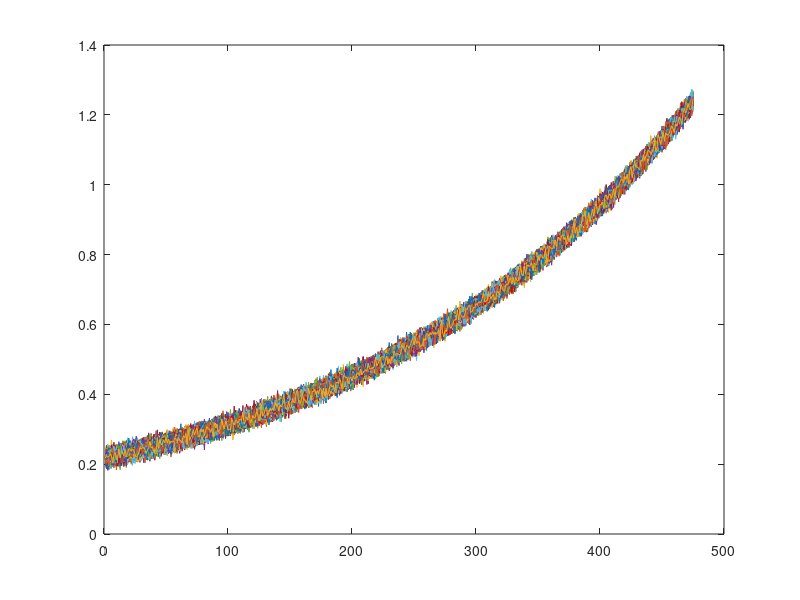

MATLAB code for this plot: (Note: this script raises an error after producing the figure.)
%%%%%----- Genetic Algorithm for discrete optimization (DMDII)----%%%%%
%%%%%----- Anqi He (20180722) %%%%%
%%%%% Main Program %%%%%
close all
clear all
clc
tic
% Global 
global X L Xf C1 C2 C3 Cws Cwc N M C0 delta_t xlower xupper xdelt;
% Import the data of the future predicted degradation path
load('path.mat');
X = MS;
%% feasible region
Xf = 1;  % Provided by PDX
L = 50;  % leading time(settle down regarding the real case )
xdelt= 0.005;
% Pre-check the validity of the predicted paths  
% Remove the columns in which the last obsevation is less than the value of failure threshold
if find(X(end,:)<Xf)==[]
    X = X;
else
    X(:,find(X(end,:)<Xf))=[];
end 
[row,col] = size(X);
N = row; % The time length of predicted degradation paths( provided by PDX )
M = col; % Number of predicted paths

% Plot the data of predicted paths
figure(1)
for i= 1:M
    plot(X(:,i));hold on;
end

% Initial Parameters
C1 = 15; % Maintenance cost for type 1
C2 = 20; % Maintenance cost for type 2
C3 = 40; % Maintenance cost for type 3
Cws = 1; % Cost of waiting time of suppliers per unit time  %%% original 1
Cwc = 1000; % Cost of waiting time of suppliers per unit time 10 %%% original 1000
C0 = 0.5; % Initial cost can be removed
delta_t = 1 ; % Unit time (provided by PDX)
%% GA Algorithm
%% Create vectors containing the lower bound (|lb|) and upper bound constraints(|ub|).
% Transform the bounds on the discrete variables.
xlower = X(1,1); %%% 
xupper = Xf;
% [0,3] deltaX = 0.01
lb = [1 1];   
ub = [length(xlower:xdelt:xupper) length(xlower:xdelt:xupper)];
% Now we can call |ga| to solve the problem with discrete variables.
rng(0, 'twister');
[xbestDisc, fbestDisc, exitflagDisc] = ga(@CostRate, ...
    2, [], [], [], [], lb, ub, @constraint, 1:2);  %%% need to be modified
toc
% _Analyze the Results_
xbestDisc = MapVariables(xbestDisc);
display(xbestDisc)
fprintf('\nCost rate return by ga = %g\n',fbestDisc);

